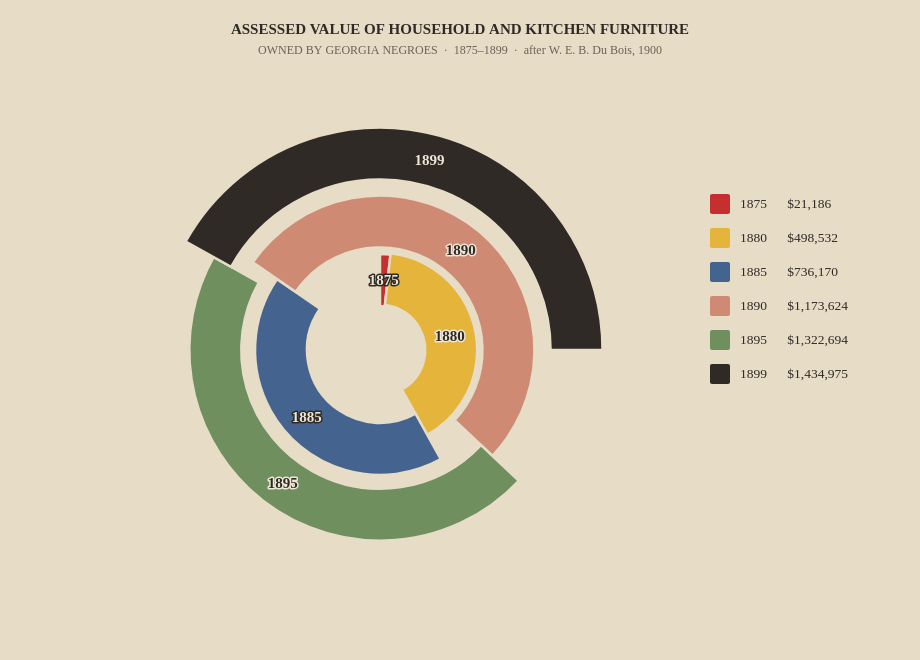

Here is the Vega-Lite specification saved for this chart:
### Vega specification from a JSON file in a GitHub repository (floating-point values rounded to 4 significant figures)
{"$schema": "https://vega.github.io/schema/vega/v6.json", "description": "After W. E. B. Du Bois, Plate 27 (Paris 1900): assessed value of household and kitchen furniture owned by Georgia's Black population, 1875–1899. A coiling ribbon; each year's segment length grows with the value, so the spiral winds outward as the sums rise. Static homage, hand-set data, no base.", "width": 900, "height": 640, "padding": 10, "background": "#e7dcc6", "autosize": "none", "signals": [{"name": "cx", "update": "370"}, {"name": "cy", "update": "height/2 + 20"}, {"name": "agateDark", "value": false}], "data": [{"name": "segments", "values": [{"year": 1875, "value": 21186, "startAngle": 0.0, "endAngle": 0.1091, "innerRadius": 44.0, "outerRadius": 96.0, "midAngle": 0.05456, "midRadius": 70.0, "color": "#c62f2f", "valLabel": "$21,186"}, {"year": 1880, "value": 498532, "startAngle": 0.1091, "endAngle": 2.634, "innerRadius": 45.2, "outerRadius": 97.2, "midAngle": 1.371, "midRadius": 71.2, "color": "#e4b43b", "valLabel": "$498,532"}, {"year": 1885, "value": 736170, "startAngle": 2.634, "endAngle": 5.316, "innerRadius": 72.97, "outerRadius": 125.0, "midAngle": 3.975, "midRadius": 98.97, "color": "#44648f", "valLabel": "$736,170"}, {"year": 1890, "value": 1173624, "startAngle": 5.316, "endAngle": 8.609, "innerRadius": 102.5, "outerRadius": 154.5, "midAngle": 6.962, "midRadius": 128.5, "color": "#cf8a74", "valLabel": "$1,173,624"}, {"year": 1895, "value": 1322694, "startAngle": 8.609, "endAngle": 11.5, "innerRadius": 138.7, "outerRadius": 190.7, "midAngle": 10.06, "midRadius": 164.7, "color": "#6f8f5f", "valLabel": "$1,322,694"}, {"year": 1899, "value": 1434975, "startAngle": 11.5, "endAngle": 14.14, "innerRadius": 170.6, "outerRadius": 222.6, "midAngle": 12.82, "midRadius": 196.6, "color": "#2f2a26", "valLabel": "$1,434,975"}], "transform": [{"type": "formula", "as": "mx", "expr": "cx + datum.midRadius * sin(datum.midAngle)"}, {"type": "formula", "as": "my", "expr": "cy - datum.midRadius * cos(datum.midAngle)"}, {"type": "formula", "as": "dark", "expr": "datum.color === '#44648f' || datum.color === '#2f2a26' || datum.color === '#c62f2f'"}, {"type": "formula", "as": "txtfill", "expr": "datum.dark ? '#efe7d6' : '#2f2a26'"}, {"type": "formula", "as": "halo", "expr": "datum.dark ? '#2f2a26' : '#efe7d6'"}, {"type": "window", "ops": ["row_number"], "as": ["idx"]}, {"type": "formula", "as": "ky", "expr": "150 + datum.idx * 34"}]}], "marks": [{"type": "arc", "from": {"data": "segments"}, "encode": {"enter": {"x": {"signal": "cx"}, "y": {"signal": "cy"}, "startAngle": {"field": "startAngle"}, "endAngle": {"field": "endAngle"}, "innerRadius": {"field": "innerRadius"}, "outerRadius": {"field": "outerRadius"}, "fill": {"field": "color"}, "stroke": {"value": "#e7dcc6"}, "strokeWidth": {"value": 2.5}, "tooltip": {"signal": "{'Year': datum.year, 'Value': datum.valLabel}"}}}}, {"type": "text", "from": {"data": "segments"}, "encode": {"enter": {"x": {"field": "mx"}, "y": {"field": "my"}, "align": {"value": "center"}, "baseline": {"value": "middle"}, "fill": {"field": "txtfill"}, "stroke": {"field": "halo"}, "strokeWidth": {"value": 3}, "strokeJoin": {"value": "round"}, "fontSize": {"value": 15}, "fontWeight": {"value": "bold"}, "font": {"value": "Georgia, 'Times New Roman', serif"}, "text": {"field": "year"}, "tooltip": {"signal": "{'Year': datum.year, 'Assessed value': datum.valLabel}"}}}}, {"type": "text", "from": {"data": "segments"}, "encode": {"enter": {"x": {"field": "mx"}, "y": {"field": "my"}, "align": {"value": "center"}, "baseline": {"value": "middle"}, "fill": {"field": "txtfill"}, "fontSize": {"value": 15}, "fontWeight": {"value": "bold"}, "font": {"value": "Georgia, 'Times New Roman', serif"}, "text": {"field": "year"}}}}, {"type": "rect", "from": {"data": "segments"}, "encode": {"enter": {"x": {"value": 700}, "y": {"field": "ky"}, "width": {"value": 20}, "height": {"value": 20}, "cornerRadius": {"value": 2}, "fill": {"field": "color"}}}}, {"type": "text", "from": {"data": "segments"}, "encode": {"enter": {"x": {"value": 730}, "y": {"signal": "datum.ky + 10"}, "align": {"value": "left"}, "baseline": {"value": "middle"}, "fill": {"value": "#2f2a26"}, "fontSize": {"value": 13.5}, "font": {"value": "Georgia, 'Times New Roman', serif"}, "text": {"signal": "datum.year + '      ' + datum.valLabel"}}}}, {"type": "text", "encode": {"enter": {"x": {"signal": "width/2"}, "y": {"value": 24}, "align": {"value": "center"}, "fill": {"value": "#2f2a26"}, "fontSize": {"value": 15}, "fontWeight": {"value": "bold"}, "font": {"value": "Georgia, 'Times New Roman', serif"}, "text": {"value": "ASSESSED VALUE OF HOUSEHOLD AND KITCHEN FURNITURE"}}}}, {"type": "text", "encode": {"enter": {"x": {"signal": "width/2"}, "y": {"value": 44}, "align": {"value": "center"}, "fill": {"value": "#6b6258"}, "fontSize": {"value": 12}, "font": {"value": "Georgia, 'Times New Roman', serif"}, "text": {"value": "OWNED BY GEORGIA NEGROES  ·  1875–1899  ·  after W. E. B. Du Bois, 1900"}}}}]}
